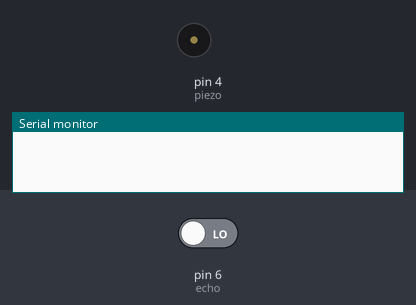
The sketch below on a simulated Arduino Uno, built with avr-gcc and run on an emulated ATmega328P. Parts: buzzer (waves = sounding, pin HIGH), the last lines printed to the serial monitor. Inputs (shaded band) come from the test bench; at power-on: pin 6 (echo) LOW. Pins used as bus, display or sensor lines are not drawn.

Above: at 0.1 s.
At 1.1 s:
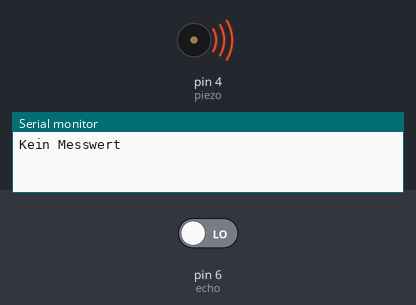
Timing chart, 0 to 2.6 s (numbered marks = the images above):
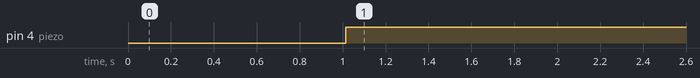

The sketch:

entfernung_messen.ino
```cpp
int trigger=7;
int echo=6  ;
long dauer=0;
long entfernung=0;
int piezo=4;
void setup()
{
Serial.begin (9600);
pinMode(trigger, OUTPUT);
pinMode(echo, INPUT);
pinMode(piezo, OUTPUT);
}
void loop()
{
digitalWrite(trigger, LOW);
delay(5);
digitalWrite(trigger, HIGH);
delay(10);
digitalWrite(trigger, LOW);
dauer = pulseIn(echo, HIGH);
entfernung = (dauer/2) * 0.03432;
if (entfernung >= 500 || entfernung <= 0)
{
Serial.println("Kein Messwert");
}
else
{
Serial.print(entfernung);
Serial.println(" cm");
}

if (entfernung <= 80)

{
digitalWrite(piezo,HIGH);
}
else
{
digitalWrite(piezo,LOW);
}
delay(100);
}
```

Measured:
- by itself, pin 4 (piezo): LOW → HIGH at 1.0 s
